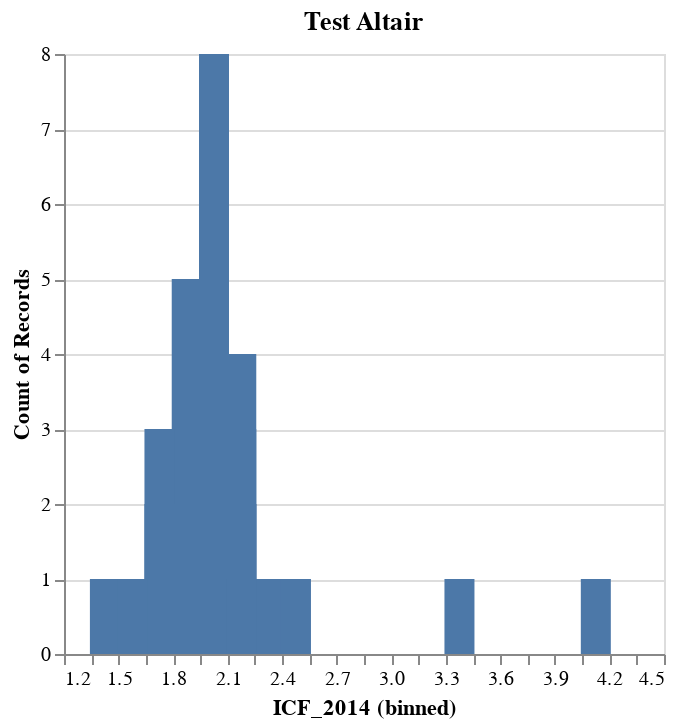

Write notebook code for a chart like this one.
### Markdown cell above
## Exemple Altair

### Code cell
import altair as alt
alt.Chart(df_fr, title="Test Altair").mark_bar(size=15).encode(
    alt.X("ICF_2014:Q", bin=alt.Bin(extent=[1.2, 4.5], step=0.15)),
    y='count()',
    tooltip=['ICF_2014']
)

### Figure 1 — Vega-Lite specification as saved in the notebook (floating-point values rounded to 4 significant figures)
{"config": {"view": {"continuousWidth": 300, "continuousHeight": 300}}, "data": {"name": "data-81cc89b8fdb67d217662e8c50e482c0a"}, "mark": {"type": "bar", "size": 15}, "encoding": {"tooltip": [{"field": "ICF_2014", "type": "quantitative"}], "x": {"bin": {"extent": [1.2, 4.5], "step": 0.15}, "field": "ICF_2014", "type": "quantitative"}, "y": {"aggregate": "count", "type": "quantitative"}}, "title": "Test Altair", "$schema": "https://vega.github.io/schema/vega-lite/v5.15.1.json", "datasets": {"data-81cc89b8fdb67d217662e8c50e482c0a": [{"Code": "01", "Département": "Ain", "ICF_2014": 1.98, "ICF_2015": 1.87, "ICF_2016": 1.88, "ICF_2017": 1.82, "ICF_2018": 1.86, "ICF_2019": 1.8}, {"Code": "02", "Département": "Aisne", "ICF_2014": 2.14, "ICF_2015": 2.09, "ICF_2016": 1.97, "ICF_2017": 2.02, "ICF_2018": 1.95, "ICF_2019": 1.91}, {"Code": "03", "Département": "Allier", "ICF_2014": 1.93, "ICF_2015": 1.86, "ICF_2016": 1.91, "ICF_2017": 1.85, "ICF_2018": 1.81, "ICF_2019": 1.85}, {"Code": "04", "Département": "Alpes-de-Haute-Provence", "ICF_2014": 1.98, "ICF_2015": 1.95, "ICF_2016": 1.93, "ICF_2017": 1.85, "ICF_2018": 1.82, "ICF_2019": 1.8}, {"Code": "05", "Département": "Hautes-Alpes", "ICF_2014": 1.93, "ICF_2015": 1.86, "ICF_2016": 1.8, "ICF_2017": 1.69, "ICF_2018": 1.77, "ICF_2019": 1.78}, {"Code": "06", "Département": "Alpes-Maritimes", "ICF_2014": 1.94, "ICF_2015": 1.92, "ICF_2016": 1.91, "ICF_2017": 1.91, "ICF_2018": 1.88, "ICF_2019": 1.88}, {"Code": "07", "Département": "Ardèche", "ICF_2014": 2.04, "ICF_2015": 2.05, "ICF_2016": 1.81, "ICF_2017": 1.92, "ICF_2018": 1.87, "ICF_2019": 1.97}, {"Code": "08", "Département": "Ardennes", "ICF_2014": 1.95, "ICF_2015": 1.87, "ICF_2016": 1.87, "ICF_2017": 1.75, "ICF_2018": 1.74, "ICF_2019": 1.86}, {"Code": "09", "Département": "Ariège", "ICF_2014": 1.87, "ICF_2015": 1.91, "ICF_2016": 1.87, "ICF_2017": 1.77, "ICF_2018": 1.74, "ICF_2019": 1.71}, {"Code": "10", "Département": "Aube", "ICF_2014": 1.92, "ICF_2015": 1.97, "ICF_2016": 1.9, "ICF_2017": 1.79, "ICF_2018": 1.82, "ICF_2019": 1.79}, {"Code": "11", "Département": "Aude", "ICF_2014": 1.92, "ICF_2015": 1.93, "ICF_2016": 1.86, "ICF_2017": 1.84, "ICF_2018": 1.79, "ICF_2019": 1.79}, {"Code": "12", "Département": "Aveyron", "ICF_2014": 1.96, "ICF_2015": 1.82, "ICF_2016": 1.86, "ICF_2017": 1.81, "ICF_2018": 1.78, "ICF_2019": 1.74}, {"Code": "13", "Département": "Bouches-du-Rhône", "ICF_2014": 2.09, "ICF_2015": 2.08, "ICF_2016": 2.05, "ICF_2017": 2.05, "ICF_2018": 2.03, "ICF_2019": 2.01}, {"Code": "14", "Département": "Calvados", "ICF_2014": 1.85, "ICF_2015": 1.8, "ICF_2016": 1.74, "ICF_2017": 1.69, "ICF_2018": 1.69, "ICF_2019": 1.69}, {"Code": "15", "Département": "Cantal", "ICF_2014": 1.79, "ICF_2015": 1.69, "ICF_2016": 1.64, "ICF_2017": 1.67, "ICF_2018": 1.75, "ICF_2019": 1.64}, {"Code": "16", "Département": "Charente", "ICF_2014": 1.91, "ICF_2015": 1.87, "ICF_2016": 1.81, "ICF_2017": 1.74, "ICF_2018": 1.7, "ICF_2019": 1.73}, {"Code": "17", "Département": "Charente-Maritime", "ICF_2014": 1.86, "ICF_2015": 1.74, "ICF_2016": 1.76, "ICF_2017": 1.69, "ICF_2018": 1.67, "ICF_2019": 1.72}, {"Code": "18", "Département": "Cher", "ICF_2014": 2.01, "ICF_2015": 1.86, "ICF_2016": 1.93, "ICF_2017": 1.88, "ICF_2018": 1.82, "ICF_2019": 1.92}, {"Code": "19", "Département": "Corrèze", "ICF_2014": 1.85, "ICF_2015": 1.72, "ICF_2016": 1.76, "ICF_2017": 1.74, "ICF_2018": 1.75, "ICF_2019": 1.7}, {"Code": "2A", "Département": "Corse-du-Sud", "ICF_2014": 1.49, "ICF_2015": 1.45, "ICF_2016": 1.48, "ICF_2017": 1.42, "ICF_2018": 1.5, "ICF_2019": 1.46}, {"Code": "2B", "Département": "Haute-Corse", "ICF_2014": 1.55, "ICF_2015": 1.47, "ICF_2016": 1.47, "ICF_2017": 1.49, "ICF_2018": 1.37, "ICF_2019": 1.38}, {"Code": "21", "Département": "Côte-d'Or", "ICF_2014": 1.78, "ICF_2015": 1.69, "ICF_2016": 1.67, "ICF_2017": 1.69, "ICF_2018": 1.65, "ICF_2019": 1.62}, {"Code": "22", "Département": "Côtes-d'Armor", "ICF_2014": 2.04, "ICF_2015": 1.99, "ICF_2016": 1.94, "ICF_2017": 1.93, "ICF_2018": 1.96, "ICF_2019": 1.91}, {"Code": "23", "Département": "Creuse", "ICF_2014": 1.75, "ICF_2015": 1.78, "ICF_2016": 1.67, "ICF_2017": 1.74, "ICF_2018": 1.73, "ICF_2019": 1.68}, {"Code": "24", "Département": "Dordogne", "ICF_2014": 1.87, "ICF_2015": 1.77, "ICF_2016": 1.78, "ICF_2017": 1.77, "ICF_2018": 1.65, "ICF_2019": 1.7}, {"Code": "25", "Département": "Doubs", "ICF_2014": 1.98, "ICF_2015": 1.95, "ICF_2016": 1.91, "ICF_2017": 1.86, "ICF_2018": 1.83, "ICF_2019": 1.77}, {"Code": "26", "Département": "Drôme", "ICF_2014": 2.13, "ICF_2015": 2.06, "ICF_2016": 1.98, "ICF_2017": 1.98, "ICF_2018": 1.92, "ICF_2019": 1.95}, {"Code": "27", "Département": "Eure", "ICF_2014": 2.09, "ICF_2015": 2.02, "ICF_2016": 2.07, "ICF_2017": 1.98, "ICF_2018": 1.96, "ICF_2019": 1.92}, {"Code": "28", "Département": "Eure-et-Loir", "ICF_2014": 2.14, "ICF_2015": 2.07, "ICF_2016": 2.15, "ICF_2017": 2.02, "ICF_2018": 2.03, "ICF_2019": 2.0}, {"Code": "29", "Département": "Finistère", "ICF_2014": 1.9, "ICF_2015": 1.85, "ICF_2016": 1.79, "ICF_2017": 1.79, "ICF_2018": 1.74, "ICF_2019": 1.72}, {"Code": "30", "Département": "Gard", "ICF_2014": 2.05, "ICF_2015": 2.0, "ICF_2016": 2.0, "ICF_2017": 1.95, "ICF_2018": 1.93, "ICF_2019": 1.92}, {"Code": "31", "Département": "Haute-Garonne", "ICF_2014": 1.77, "ICF_2015": 1.72, "ICF_2016": 1.68, "ICF_2017": 1.67, "ICF_2018": 1.65, "ICF_2019": 1.63}, {"Code": "32", "Département": "Gers", "ICF_2014": 1.93, "ICF_2015": 1.85, "ICF_2016": 1.76, "ICF_2017": 1.63, "ICF_2018": 1.7, "ICF_2019": 1.66}, {"Code": "33", "Département": "Gironde", "ICF_2014": 1.74, "ICF_2015": 1.7, "ICF_2016": 1.68, "ICF_2017": 1.66, "ICF_2018": 1.65, "ICF_2019": 1.62}, {"Code": "34", "Département": "Hérault", "ICF_2014": 1.85, "ICF_2015": 1.83, "ICF_2016": 1.8, "ICF_2017": 1.75, "ICF_2018": 1.75, "ICF_2019": 1.72}, {"Code": "35", "Département": "Ille-et-Vilaine", "ICF_2014": 1.89, "ICF_2015": 1.81, "ICF_2016": 1.8, "ICF_2017": 1.76, "ICF_2018": 1.75, "ICF_2019": 1.75}, {"Code": "36", "Département": "Indre", "ICF_2014": 1.98, "ICF_2015": 1.84, "ICF_2016": 1.75, "ICF_2017": 1.74, "ICF_2018": 1.81, "ICF_2019": 1.83}, {"Code": "37", "Département": "Indre-et-Loire", "ICF_2014": 1.88, "ICF_2015": 1.82, "ICF_2016": 1.81, "ICF_2017": 1.76, "ICF_2018": 1.73, "ICF_2019": 1.71}, {"Code": "38", "Département": "Isère", "ICF_2014": 2.05, "ICF_2015": 1.97, "ICF_2016": 1.97, "ICF_2017": 1.93, "ICF_2018": 1.86, "ICF_2019": 1.85}, {"Code": "39", "Département": "Jura", "ICF_2014": 1.98, "ICF_2015": 1.9, "ICF_2016": 1.92, "ICF_2017": 1.86, "ICF_2018": 1.79, "ICF_2019": 1.86}, {"Code": "40", "Département": "Landes", "ICF_2014": 1.84, "ICF_2015": 1.83, "ICF_2016": 1.73, "ICF_2017": 1.69, "ICF_2018": 1.68, "ICF_2019": 1.76}, {"Code": "41", "Département": "Loir-et-Cher", "ICF_2014": 2.11, "ICF_2015": 2.02, "ICF_2016": 1.96, "ICF_2017": 1.93, "ICF_2018": 1.9, "ICF_2019": 1.88}, {"Code": "42", "Département": "Loire", "ICF_2014": 2.15, "ICF_2015": 2.12, "ICF_2016": 2.02, "ICF_2017": 1.99, "ICF_2018": 2.01, "ICF_2019": 2.01}, {"Code": "43", "Département": "Haute-Loire", "ICF_2014": 1.98, "ICF_2015": 2.02, "ICF_2016": 1.87, "ICF_2017": 1.87, "ICF_2018": 1.93, "ICF_2019": 1.83}, {"Code": "44", "Département": "Loire-Atlantique", "ICF_2014": 1.96, "ICF_2015": 1.89, "ICF_2016": 1.85, "ICF_2017": 1.85, "ICF_2018": 1.83, "ICF_2019": 1.81}, {"Code": "45", "Département": "Loiret", "ICF_2014": 2.07, "ICF_2015": 2.03, "ICF_2016": 1.97, "ICF_2017": 1.95, "ICF_2018": 1.96, "ICF_2019": 1.98}, {"Code": "46", "Département": "Lot", "ICF_2014": 1.91, "ICF_2015": 1.69, "ICF_2016": 1.73, "ICF_2017": 1.7, "ICF_2018": 1.75, "ICF_2019": 1.66}, {"Code": "47", "Département": "Lot-et-Garonne", "ICF_2014": 2.0, "ICF_2015": 1.86, "ICF_2016": 1.86, "ICF_2017": 1.8, "ICF_2018": 1.82, "ICF_2019": 1.85}, {"Code": "48", "Département": "Lozère", "ICF_2014": 1.71, "ICF_2015": 1.86, "ICF_2016": 1.78, "ICF_2017": 1.62, "ICF_2018": 1.6, "ICF_2019": 1.61}, {"Code": "49", "Département": "Maine-et-Loire", "ICF_2014": 2.04, "ICF_2015": 1.99, "ICF_2016": 1.95, "ICF_2017": 1.94, "ICF_2018": 1.9, "ICF_2019": 1.85}, {"Code": "50", "Département": "Manche", "ICF_2014": 1.97, "ICF_2015": 1.97, "ICF_2016": 1.86, "ICF_2017": 1.83, "ICF_2018": 1.8, "ICF_2019": 1.86}, {"Code": "51", "Département": "Marne", "ICF_2014": 1.91, "ICF_2015": 1.86, "ICF_2016": 1.82, "ICF_2017": 1.75, "ICF_2018": 1.76, "ICF_2019": 1.79}, {"Code": "52", "Département": "Haute-Marne", "ICF_2014": 2.09, "ICF_2015": 1.93, "ICF_2016": 1.84, "ICF_2017": 1.8, "ICF_2018": 1.79, "ICF_2019": 1.73}, {"Code": "53", "Département": "Mayenne", "ICF_2014": 2.13, "ICF_2015": 2.1, "ICF_2016": 2.06, "ICF_2017": 1.94, "ICF_2018": 1.98, "ICF_2019": 1.99}, {"Code": "54", "Département": "Meurthe-et-Moselle", "ICF_2014": 1.75, "ICF_2015": 1.68, "ICF_2016": 1.7, "ICF_2017": 1.64, "ICF_2018": 1.57, "ICF_2019": 1.56}, {"Code": "55", "Département": "Meuse", "ICF_2014": 1.9, "ICF_2015": 1.88, "ICF_2016": 1.81, "ICF_2017": 1.84, "ICF_2018": 1.78, "ICF_2019": 1.75}, {"Code": "56", "Département": "Morbihan", "ICF_2014": 2.01, "ICF_2015": 1.91, "ICF_2016": 1.89, "ICF_2017": 1.84, "ICF_2018": 1.83, "ICF_2019": 1.86}, {"Code": "57", "Département": "Moselle", "ICF_2014": 1.78, "ICF_2015": 1.73, "ICF_2016": 1.7, "ICF_2017": 1.68, "ICF_2018": 1.64, "ICF_2019": 1.67}, {"Code": "58", "Département": "Nièvre", "ICF_2014": 1.87, "ICF_2015": 1.88, "ICF_2016": 1.83, "ICF_2017": 1.81, "ICF_2018": 1.89, "ICF_2019": 1.77}, {"Code": "59", "Département": "Nord", "ICF_2014": 2.07, "ICF_2015": 2.01, "ICF_2016": 1.96, "ICF_2017": 1.9, "ICF_2018": 1.86, "ICF_2019": 1.86}, {"Code": "60", "Département": "Oise", "ICF_2014": 2.12, "ICF_2015": 2.09, "ICF_2016": 2.01, "ICF_2017": 1.97, "ICF_2018": 1.9, "ICF_2019": 1.9}, {"Code": "61", "Département": "Orne", "ICF_2014": 2.02, "ICF_2015": 1.97, "ICF_2016": 1.98, "ICF_2017": 1.9, "ICF_2018": 1.9, "ICF_2019": 1.86}, {"Code": "62", "Département": "Pas-de-Calais", "ICF_2014": 2.14, "ICF_2015": 2.04, "ICF_2016": 1.99, "ICF_2017": 1.96, "ICF_2018": 1.87, "ICF_2019": 1.9}, {"Code": "63", "Département": "Puy-de-Dôme", "ICF_2014": 1.82, "ICF_2015": 1.75, "ICF_2016": 1.72, "ICF_2017": 1.72, "ICF_2018": 1.72, "ICF_2019": 1.68}, {"Code": "64", "Département": "Pyrénées-Atlantiques", "ICF_2014": 1.78, "ICF_2015": 1.7, "ICF_2016": 1.68, "ICF_2017": 1.62, "ICF_2018": 1.58, "ICF_2019": 1.59}, {"Code": "65", "Département": "Hautes-Pyrénées", "ICF_2014": 1.98, "ICF_2015": 1.88, "ICF_2016": 1.8, "ICF_2017": 1.77, "ICF_2018": 1.69, "ICF_2019": 1.71}, {"Code": "66", "Département": "Pyrénées-Orientales", "ICF_2014": 1.96, "ICF_2015": 1.92, "ICF_2016": 1.81, "ICF_2017": 1.83, "ICF_2018": 1.8, "ICF_2019": 1.8}, {"Code": "67", "Département": "Bas-Rhin", "ICF_2014": 1.83, "ICF_2015": 1.74, "ICF_2016": 1.73, "ICF_2017": 1.7, "ICF_2018": 1.68, "ICF_2019": 1.65}, {"Code": "68", "Département": "Haut-Rhin", "ICF_2014": 1.93, "ICF_2015": 1.9, "ICF_2016": 1.85, "ICF_2017": 1.83, "ICF_2018": 1.82, "ICF_2019": 1.75}, {"Code": "69", "Département": "Rhône", "ICF_2014": 2.06, "ICF_2015": 2.04, "ICF_2016": 2.0, "ICF_2017": 1.95, "ICF_2018": 1.93, "ICF_2019": 1.9}, {"Code": "70", "Département": "Haute-Saône", "ICF_2014": 2.03, "ICF_2015": 2.01, "ICF_2016": 1.94, "ICF_2017": 1.9, "ICF_2018": 1.85, "ICF_2019": 1.81}, {"Code": "71", "Département": "Saône-et-Loire", "ICF_2014": 2.03, "ICF_2015": 1.99, "ICF_2016": 1.91, "ICF_2017": 1.88, "ICF_2018": 1.86, "ICF_2019": 1.84}, {"Code": "72", "Département": "Sarthe", "ICF_2014": 2.14, "ICF_2015": 2.03, "ICF_2016": 1.99, "ICF_2017": 1.93, "ICF_2018": 1.89, "ICF_2019": 1.95}, {"Code": "73", "Département": "Savoie", "ICF_2014": 1.92, "ICF_2015": 1.88, "ICF_2016": 1.84, "ICF_2017": 1.81, "ICF_2018": 1.82, "ICF_2019": 1.78}, {"Code": "74", "Département": "Haute-Savoie", "ICF_2014": 1.89, "ICF_2015": 1.88, "ICF_2016": 1.8, "ICF_2017": 1.78, "ICF_2018": 1.83, "ICF_2019": 1.81}, {"Code": "75", "Département": "Paris", "ICF_2014": 1.57, "ICF_2015": 1.55, "ICF_2016": 1.57, "ICF_2017": 1.53, "ICF_2018": 1.54, "ICF_2019": 1.55}, {"Code": "76", "Département": "Seine-Maritime", "ICF_2014": 1.96, "ICF_2015": 1.95, "ICF_2016": 1.91, "ICF_2017": 1.88, "ICF_2018": 1.87, "ICF_2019": 1.87}, {"Code": "77", "Département": "Seine-et-Marne", "ICF_2014": 2.11, "ICF_2015": 2.05, "ICF_2016": 2.01, "ICF_2017": 2.0, "ICF_2018": 1.97, "ICF_2019": 1.99}, {"Code": "78", "Département": "Yvelines", "ICF_2014": 2.15, "ICF_2015": 2.12, "ICF_2016": 2.09, "ICF_2017": 2.05, "ICF_2018": 2.06, "ICF_2019": 2.07}, {"Code": "79", "Département": "Deux-Sèvres", "ICF_2014": 1.93, "ICF_2015": 1.88, "ICF_2016": 1.94, "ICF_2017": 1.83, "ICF_2018": 1.84, "ICF_2019": 1.85}, {"Code": "80", "Département": "Somme", "ICF_2014": 1.88, "ICF_2015": 1.83, "ICF_2016": 1.8, "ICF_2017": 1.76, "ICF_2018": 1.73, "ICF_2019": 1.68}, {"Code": "81", "Département": "Tarn", "ICF_2014": 1.99, "ICF_2015": 1.92, "ICF_2016": 1.89, "ICF_2017": 1.79, "ICF_2018": 1.73, "ICF_2019": 1.78}, {"Code": "82", "Département": "Tarn-et-Garonne", "ICF_2014": 2.1, "ICF_2015": 2.1, "ICF_2016": 1.99, "ICF_2017": 2.03, "ICF_2018": 1.95, "ICF_2019": 1.97}, {"Code": "83", "Département": "Var", "ICF_2014": 2.04, "ICF_2015": 1.96, "ICF_2016": 1.95, "ICF_2017": 1.92, "ICF_2018": 1.88, "ICF_2019": 1.93}, {"Code": "84", "Département": "Vaucluse", "ICF_2014": 2.26, "ICF_2015": 2.2, "ICF_2016": 2.12, "ICF_2017": 2.08, "ICF_2018": 2.07, "ICF_2019": 2.07}, {"Code": "85", "Département": "Vendée", "ICF_2014": 2.08, "ICF_2015": 1.99, "ICF_2016": 1.88, "ICF_2017": 1.84, "ICF_2018": 1.85, "ICF_2019": 1.83}, {"Code": "86", "Département": "Vienne", "ICF_2014": 1.82, "ICF_2015": 1.75, "ICF_2016": 1.71, "ICF_2017": 1.68, "ICF_2018": 1.63, "ICF_2019": 1.66}, {"Code": "87", "Département": "Haute-Vienne", "ICF_2014": 1.8, "ICF_2015": 1.78, "ICF_2016": 1.69, "ICF_2017": 1.68, "ICF_2018": 1.66, "ICF_2019": 1.73}, {"Code": "88", "Département": "Vosges", "ICF_2014": 1.95, "ICF_2015": 1.87, "ICF_2016": 1.81, "ICF_2017": 1.8, "ICF_2018": 1.81, "ICF_2019": 1.8}, {"Code": "89", "Département": "Yonne", "ICF_2014": 2.05, "ICF_2015": 2.11, "ICF_2016": 1.99, "ICF_2017": 1.89, "ICF_2018": 1.94, "ICF_2019": 1.95}, {"Code": "90", "Département": "Territoire de Belfort", "ICF_2014": 1.96, "ICF_2015": 1.86, "ICF_2016": 1.9, "ICF_2017": 1.89, "ICF_2018": 1.92, "ICF_2019": 1.86}, {"Code": "91", "Département": "Essonne", "ICF_2014": 2.2, "ICF_2015": 2.21, "ICF_2016": 2.15, "ICF_2017": 2.16, "ICF_2018": 2.16, "ICF_2019": 2.14}, {"Code": "92", "Département": "Hauts-de-Seine", "ICF_2014": 1.98, "ICF_2015": 1.93, "ICF_2016": 1.93, "ICF_2017": 1.86, "ICF_2018": 1.83, "ICF_2019": 1.78}, {"Code": "93", "Département": "Seine-Saint-Denis", "ICF_2014": 2.47, "ICF_2015": 2.43, "ICF_2016": 2.39, "ICF_2017": 2.36, "ICF_2018": 2.33, "ICF_2019": 2.3}, {"Code": "94", "Département": "Val-de-Marne", "ICF_2014": 2.13, "ICF_2015": 2.07, "ICF_2016": 2.02, "ICF_2017": 2.01, "ICF_2018": 1.97, "ICF_2019": 1.96}, {"Code": "95", "Département": "Val-d'Oise", "ICF_2014": 2.3, "ICF_2015": 2.28, "ICF_2016": 2.29, "ICF_2017": 2.28, "ICF_2018": 2.26, "ICF_2019": 2.29}, {"Code": "971", "Département": "Guadeloupe", "ICF_2014": 2.19, "ICF_2015": 2.1, "ICF_2016": 2.14, "ICF_2017": 1.94, "ICF_2018": 2.04, "ICF_2019": 2.25}, {"Code": "972", "Département": "Martinique", "ICF_2014": 2.08, "ICF_2015": 1.94, "ICF_2016": 1.9, "ICF_2017": 1.87, "ICF_2018": 1.91, "ICF_2019": 2.0}, {"Code": "973", "Département": "Guyane", "ICF_2014": 3.44, "ICF_2015": 3.44, "ICF_2016": 3.61, "ICF_2017": 3.92, "ICF_2018": 3.79, "ICF_2019": 3.74}, {"Code": "974", "Département": "La Réunion", "ICF_2014": 2.44, "ICF_2015": 2.46, "ICF_2016": 2.43, "ICF_2017": 2.44, "ICF_2018": 2.4, "ICF_2019": 2.39}, {"Code": "976", "Département": "Mayotte", "ICF_2014": 4.12, "ICF_2015": 4.87, "ICF_2016": 4.95, "ICF_2017": 4.92, "ICF_2018": 4.66, "ICF_2019": 4.59}]}}
